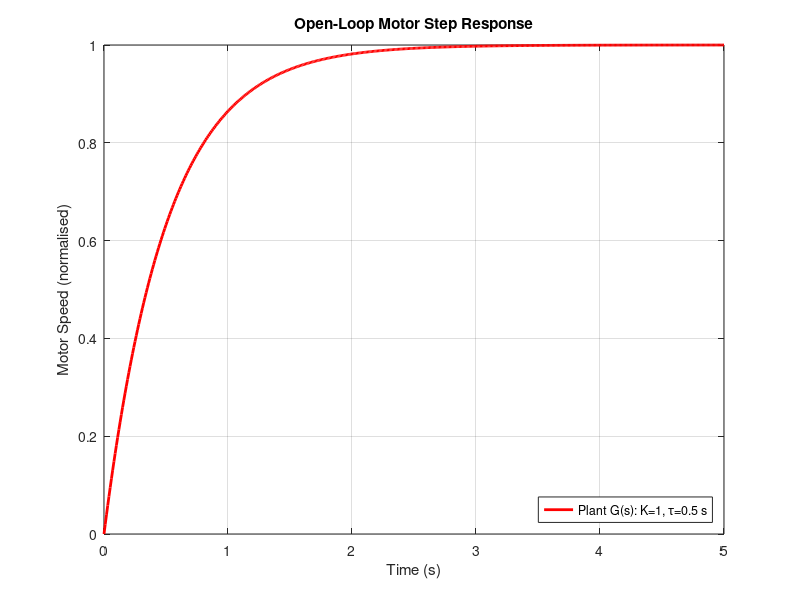

Write the MATLAB code that produced this figure. (Note: this script raises an error after producing the figure.)
%% plant_model.m — Open-Loop Motor Transfer Function
% EV Throttle Control | End-Term Project | Bhavit Meena (240272)
% 
% Purpose:
%   Models the throttle-to-motor-speed plant as a first-order transfer
%   function and plots the open-loop step response (no controller attached).
%
% Plant Model:
%          K
%  G(s) = -----     K = steady-state gain, tau = time constant
%         τs + 1

clear; clc; close all;

%% --- Plant Parameters ---
K   = 1;     % Steady-state gain  [rpm / (throttle unit)]
tau = 0.5;   % Time constant      [seconds]

%% --- Define Transfer Function ---
G = tf(K, [tau 1]);
fprintf('Plant Transfer Function:\n');
disp(G);

%% --- Open-Loop Step Response ---
t = 0:0.01:5;   % Time vector: 0 to 5 seconds

figure('Name','Open-Loop Motor Step Response','NumberTitle','off');
[y, t_out] = step(G, t);
plot(t_out, y, 'r-', 'LineWidth', 2);
grid on;
xlabel('Time (s)');
ylabel('Motor Speed (normalised)');
title('Open-Loop Motor Step Response');
legend('Plant G(s): K=1, \tau=0.5 s', 'Location', 'southeast');

% Annotate settling time
info = stepinfo(G);
fprintf('\n--- Open-Loop Step Response Info ---\n');
fprintf('  Rise Time      : %.4f s\n', info.RiseTime);
fprintf('  Settling Time  : %.4f s\n', info.SettlingTime);
fprintf('  Overshoot      : %.2f %%\n', info.Overshoot);
fprintf('  Steady-State   : %.4f\n', dcgain(G));

%% --- Save Plot ---
saveas(gcf, fullfile(fileparts(mfilename('fullpath')), 'results', 'open_loop_response.png'));
fprintf('\nSaved: results/open_loop_response.png\n');
